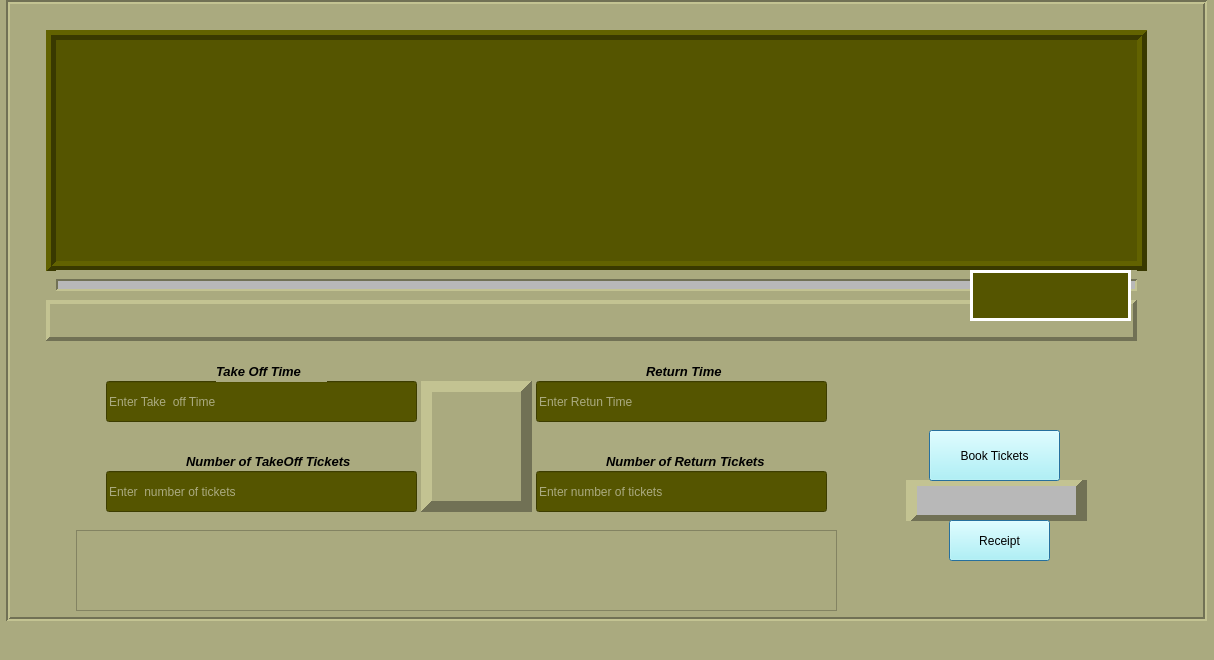
<?xml version="1.0" encoding="UTF-8"?>
<ui version="4.0">
 <class>MainWindow</class>
 <widget class="QMainWindow" name="MainWindow">
  <property name="geometry">
   <rect>
    <x>0</x>
    <y>0</y>
    <width>1214</width>
    <height>660</height>
   </rect>
  </property>
  <property name="windowTitle">
   <string>Train Booking Station</string>
  </property>
  <property name="windowIcon">
   <iconset>
    <normaloff>trainlogoicon1.ico</normaloff>trainlogoicon1.ico</iconset>
  </property>
  <property name="styleSheet">
   <string notr="true">background-color: rgb(170, 170, 127);</string>
  </property>
  <widget class="QWidget" name="centralwidget">
   <widget class="QLabel" name="label1">
    <property name="geometry">
     <rect>
      <x>46</x>
      <y>30</y>
      <width>1101</width>
      <height>241</height>
     </rect>
    </property>
    <property name="styleSheet">
     <string notr="true">background-color: rgb(85, 85, 0);
color: rgb(255, 255, 255);
font: 14pt &quot;MS Shell Dlg 2&quot;;</string>
    </property>
    <property name="frameShape">
     <enum>QFrame::Box</enum>
    </property>
    <property name="frameShadow">
     <enum>QFrame::Raised</enum>
    </property>
    <property name="lineWidth">
     <number>5</number>
    </property>
   </widget>
   <widget class="Line" name="line">
    <property name="geometry">
     <rect>
      <x>56</x>
      <y>270</y>
      <width>1081</width>
      <height>31</height>
     </rect>
    </property>
    <property name="frameShadow">
     <enum>QFrame::Sunken</enum>
    </property>
    <property name="lineWidth">
     <number>2</number>
    </property>
    <property name="midLineWidth">
     <number>8</number>
    </property>
    <property name="orientation">
     <enum>Qt::Horizontal</enum>
    </property>
   </widget>
   <widget class="QLabel" name="clock">
    <property name="geometry">
     <rect>
      <x>970</x>
      <y>270</y>
      <width>161</width>
      <height>51</height>
     </rect>
    </property>
    <property name="styleSheet">
     <string notr="true">background-color: rgb(85, 85, 0);
color: rgb(255, 255, 255);</string>
    </property>
    <property name="frameShape">
     <enum>QFrame::Box</enum>
    </property>
    <property name="frameShadow">
     <enum>QFrame::Plain</enum>
    </property>
    <property name="lineWidth">
     <number>3</number>
    </property>
    <property name="text">
     <string notr="true">&lt;html&gt;&lt;head/&gt;&lt;body&gt;&lt;p align=&quot;center&quot;&gt;&lt;span style=&quot; font-size:12pt;&quot;&gt;&lt;br/&gt;&lt;/span&gt;&lt;/p&gt;&lt;/body&gt;&lt;/html&gt;</string>
    </property>
   </widget>
   <widget class="QLineEdit" name="takeofftime">
    <property name="geometry">
     <rect>
      <x>106</x>
      <y>381</y>
      <width>311</width>
      <height>41</height>
     </rect>
    </property>
    <property name="autoFillBackground">
     <bool>false</bool>
    </property>
    <property name="styleSheet">
     <string notr="true">background-color: rgb(85, 85, 0);
color: rgb(255, 255, 255);
font: 12pt &quot;MS Shell Dlg 2&quot;;</string>
    </property>
    <property name="inputMethodHints">
     <set>Qt::ImhPreferNumbers</set>
    </property>
    <property name="frame">
     <bool>true</bool>
    </property>
    <property name="placeholderText">
     <string>Enter Take  off Time</string>
    </property>
    <property name="cursorMoveStyle">
     <enum>Qt::LogicalMoveStyle</enum>
    </property>
   </widget>
   <widget class="QLabel" name="label">
    <property name="geometry">
     <rect>
      <x>216</x>
      <y>361</y>
      <width>111</width>
      <height>21</height>
     </rect>
    </property>
    <property name="font">
     <font>
      <pointsize>10</pointsize>
      <weight>75</weight>
      <italic>true</italic>
      <bold>true</bold>
     </font>
    </property>
    <property name="text">
     <string>Take Off Time</string>
    </property>
   </widget>
   <widget class="QLabel" name="label_2">
    <property name="geometry">
     <rect>
      <x>646</x>
      <y>361</y>
      <width>111</width>
      <height>21</height>
     </rect>
    </property>
    <property name="font">
     <font>
      <pointsize>10</pointsize>
      <weight>75</weight>
      <italic>true</italic>
      <bold>true</bold>
     </font>
    </property>
    <property name="text">
     <string>Return Time</string>
    </property>
   </widget>
   <widget class="QLabel" name="label_3">
    <property name="geometry">
     <rect>
      <x>186</x>
      <y>451</y>
      <width>181</width>
      <height>21</height>
     </rect>
    </property>
    <property name="font">
     <font>
      <pointsize>10</pointsize>
      <weight>75</weight>
      <italic>true</italic>
      <bold>true</bold>
     </font>
    </property>
    <property name="text">
     <string>Number of TakeOff Tickets</string>
    </property>
   </widget>
   <widget class="QLabel" name="label_4">
    <property name="geometry">
     <rect>
      <x>606</x>
      <y>451</y>
      <width>181</width>
      <height>21</height>
     </rect>
    </property>
    <property name="font">
     <font>
      <pointsize>10</pointsize>
      <weight>75</weight>
      <italic>true</italic>
      <bold>true</bold>
     </font>
    </property>
    <property name="text">
     <string>Number of Return Tickets</string>
    </property>
   </widget>
   <widget class="QLineEdit" name="returntime">
    <property name="geometry">
     <rect>
      <x>536</x>
      <y>381</y>
      <width>291</width>
      <height>41</height>
     </rect>
    </property>
    <property name="autoFillBackground">
     <bool>false</bool>
    </property>
    <property name="styleSheet">
     <string notr="true">background-color: rgb(85, 85, 0);
color: rgb(255, 255, 255);
font: 12pt &quot;MS Shell Dlg 2&quot;;</string>
    </property>
    <property name="inputMethodHints">
     <set>Qt::ImhPreferNumbers</set>
    </property>
    <property name="frame">
     <bool>true</bool>
    </property>
    <property name="placeholderText">
     <string>Enter Retun Time</string>
    </property>
    <property name="cursorMoveStyle">
     <enum>Qt::LogicalMoveStyle</enum>
    </property>
   </widget>
   <widget class="QLineEdit" name="takeofftickets">
    <property name="geometry">
     <rect>
      <x>106</x>
      <y>471</y>
      <width>311</width>
      <height>41</height>
     </rect>
    </property>
    <property name="autoFillBackground">
     <bool>false</bool>
    </property>
    <property name="styleSheet">
     <string notr="true">background-color: rgb(85, 85, 0);
color: rgb(255, 255, 255);
font: 12pt &quot;MS Shell Dlg 2&quot;;</string>
    </property>
    <property name="inputMethodHints">
     <set>Qt::ImhPreferNumbers</set>
    </property>
    <property name="frame">
     <bool>true</bool>
    </property>
    <property name="placeholderText">
     <string>Enter  number of tickets</string>
    </property>
    <property name="cursorMoveStyle">
     <enum>Qt::LogicalMoveStyle</enum>
    </property>
   </widget>
   <widget class="QLineEdit" name="returntickets">
    <property name="geometry">
     <rect>
      <x>536</x>
      <y>471</y>
      <width>291</width>
      <height>41</height>
     </rect>
    </property>
    <property name="autoFillBackground">
     <bool>false</bool>
    </property>
    <property name="styleSheet">
     <string notr="true">background-color: rgb(85, 85, 0);
color: rgb(255, 255, 255);
font: 12pt &quot;MS Shell Dlg 2&quot;;</string>
    </property>
    <property name="inputMethodHints">
     <set>Qt::ImhPreferNumbers</set>
    </property>
    <property name="frame">
     <bool>true</bool>
    </property>
    <property name="placeholderText">
     <string>Enter number of tickets</string>
    </property>
    <property name="cursorMoveStyle">
     <enum>Qt::LogicalMoveStyle</enum>
    </property>
   </widget>
   <widget class="QLabel" name="errorpanel">
    <property name="geometry">
     <rect>
      <x>76</x>
      <y>530</y>
      <width>761</width>
      <height>81</height>
     </rect>
    </property>
    <property name="font">
     <font>
      <pointsize>12</pointsize>
     </font>
    </property>
    <property name="styleSheet">
     <string notr="true">color: rgb(255, 10, 26);</string>
    </property>
    <property name="frameShape">
     <enum>QFrame::StyledPanel</enum>
    </property>
    <property name="wordWrap">
     <bool>true</bool>
    </property>
   </widget>
   <widget class="QFrame" name="frame">
    <property name="geometry">
     <rect>
      <x>421</x>
      <y>381</y>
      <width>111</width>
      <height>131</height>
     </rect>
    </property>
    <property name="frameShape">
     <enum>QFrame::Panel</enum>
    </property>
    <property name="frameShadow">
     <enum>QFrame::Raised</enum>
    </property>
    <property name="lineWidth">
     <number>11</number>
    </property>
   </widget>
   <widget class="QLabel" name="timeStamp">
    <property name="geometry">
     <rect>
      <x>46</x>
      <y>300</y>
      <width>1091</width>
      <height>41</height>
     </rect>
    </property>
    <property name="frameShape">
     <enum>QFrame::Panel</enum>
    </property>
    <property name="frameShadow">
     <enum>QFrame::Raised</enum>
    </property>
    <property name="lineWidth">
     <number>4</number>
    </property>
    <property name="text">
     <string/>
    </property>
   </widget>
   <widget class="QFrame" name="wholeAppFrame">
    <property name="geometry">
     <rect>
      <x>6</x>
      <y>0</y>
      <width>1201</width>
      <height>621</height>
     </rect>
    </property>
    <property name="styleSheet">
     <string notr="true">border-color: rgb(201, 255, 172);</string>
    </property>
    <property name="frameShape">
     <enum>QFrame::Box</enum>
    </property>
    <property name="frameShadow">
     <enum>QFrame::Sunken</enum>
    </property>
    <property name="lineWidth">
     <number>2</number>
    </property>
    <property name="midLineWidth">
     <number>0</number>
    </property>
    <widget class="QFrame" name="frame_2">
     <property name="geometry">
      <rect>
       <x>900</x>
       <y>480</y>
       <width>181</width>
       <height>41</height>
      </rect>
     </property>
     <property name="frameShape">
      <enum>QFrame::HLine</enum>
     </property>
     <property name="frameShadow">
      <enum>QFrame::Raised</enum>
     </property>
     <property name="lineWidth">
      <number>11</number>
     </property>
     <property name="midLineWidth">
      <number>29</number>
     </property>
    </widget>
    <widget class="QPushButton" name="booktickets">
     <property name="geometry">
      <rect>
       <x>923</x>
       <y>430</y>
       <width>131</width>
       <height>51</height>
      </rect>
     </property>
     <property name="styleSheet">
      <string notr="true">background-color: rgb(170, 255, 255);
border-color: rgb(85, 170, 255);</string>
     </property>
     <property name="text">
      <string>Book Tickets</string>
     </property>
     <property name="autoDefault">
      <bool>false</bool>
     </property>
     <property name="default">
      <bool>true</bool>
     </property>
    </widget>
    <widget class="QPushButton" name="printreceipt">
     <property name="geometry">
      <rect>
       <x>943</x>
       <y>520</y>
       <width>101</width>
       <height>41</height>
      </rect>
     </property>
     <property name="styleSheet">
      <string notr="true">background-color: rgb(170, 255, 255);
border-color: rgb(85, 170, 255);</string>
     </property>
     <property name="text">
      <string>Receipt</string>
     </property>
     <property name="autoDefault">
      <bool>false</bool>
     </property>
     <property name="default">
      <bool>true</bool>
     </property>
     <property name="flat">
      <bool>false</bool>
     </property>
    </widget>
   </widget>
   <zorder>wholeAppFrame</zorder>
   <zorder>label1</zorder>
   <zorder>line</zorder>
   <zorder>takeofftime</zorder>
   <zorder>label</zorder>
   <zorder>label_2</zorder>
   <zorder>label_3</zorder>
   <zorder>label_4</zorder>
   <zorder>returntime</zorder>
   <zorder>takeofftickets</zorder>
   <zorder>returntickets</zorder>
   <zorder>errorpanel</zorder>
   <zorder>frame</zorder>
   <zorder>timeStamp</zorder>
   <zorder>clock</zorder>
  </widget>
  <widget class="QMenuBar" name="menubar">
   <property name="geometry">
    <rect>
     <x>0</x>
     <y>0</y>
     <width>1214</width>
     <height>21</height>
    </rect>
   </property>
  </widget>
  <widget class="QStatusBar" name="statusbar"/>
 </widget>
 <resources/>
 <connections/>
</ui>
